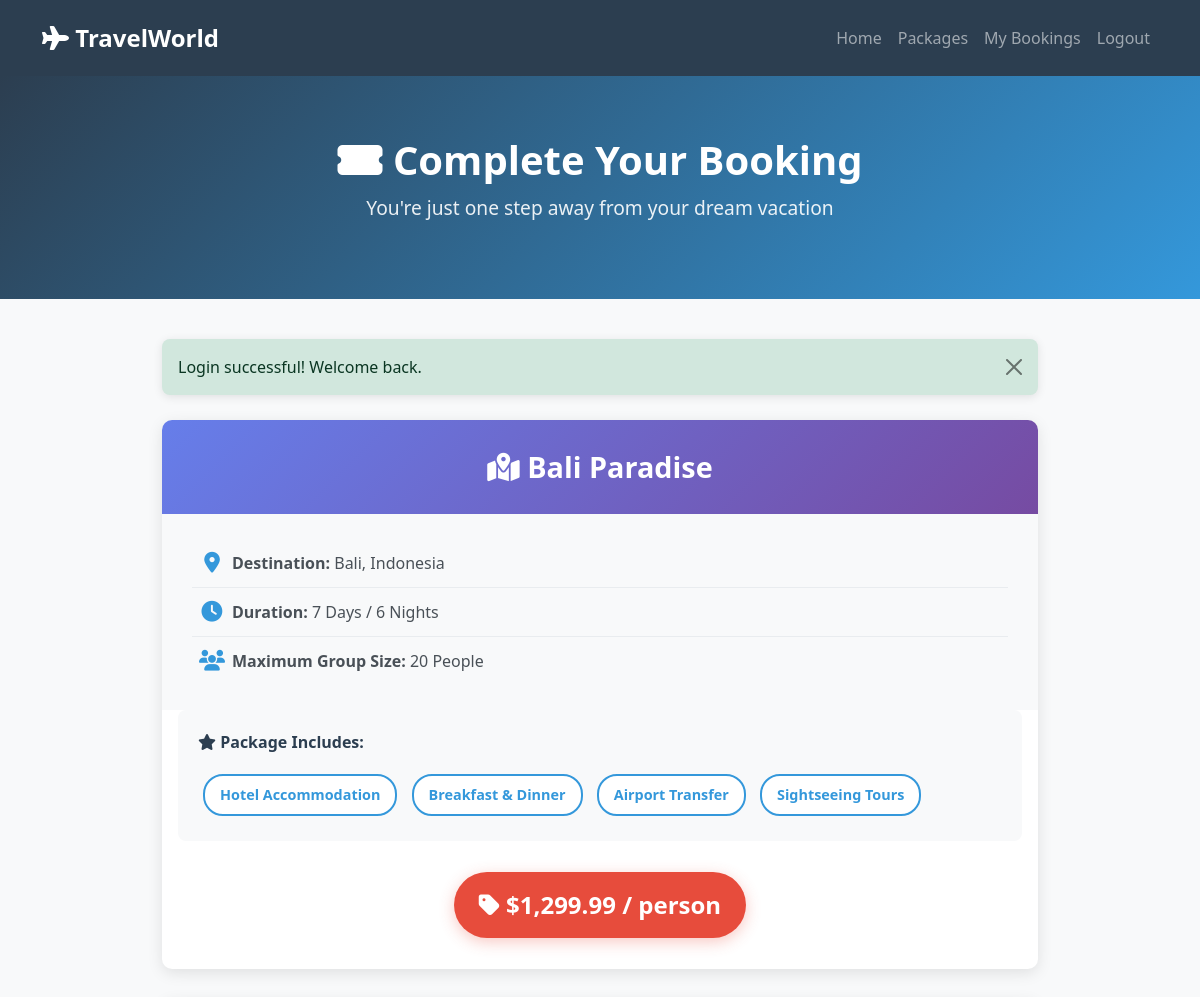
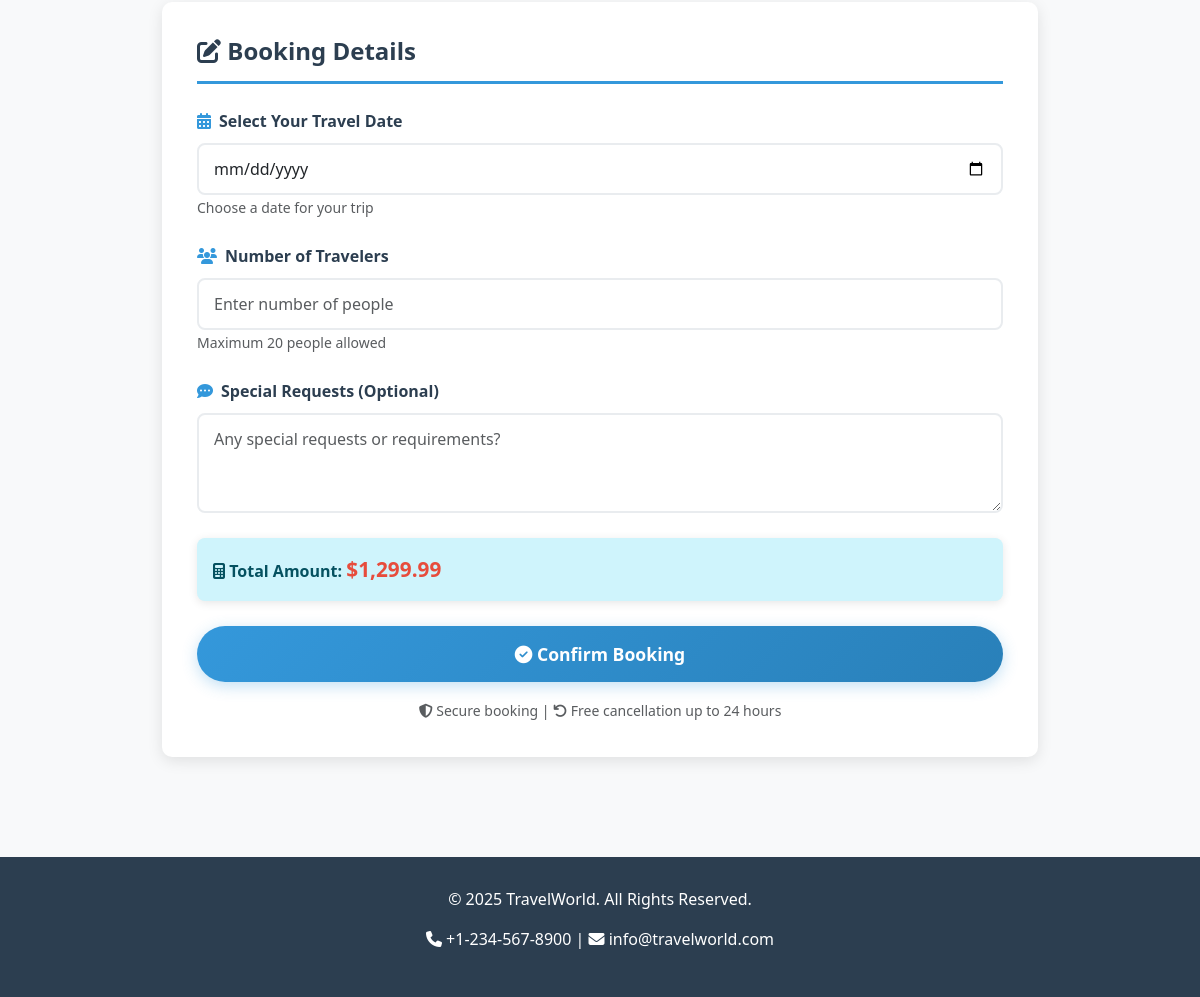
Page /book-now.php?id=1 (signed in) on the committed database (2 pictures, top to bottom).
### tables this page shows
CREATE TABLE `tour_packages` (
  `id` int(11) NOT NULL,
  `package_name` varchar(200) NOT NULL,
  `description` text NOT NULL,
  `destination` varchar(100) NOT NULL,
  `duration` varchar(50) NOT NULL,
  `price` decimal(10,2) NOT NULL,
  `max_people` int(11) NOT NULL,
  `image` varchar(255) DEFAULT NULL,
  `features` text DEFAULT NULL,
  `status` enum('active','inactive') DEFAULT 'active',
  `created_at` timestamp NOT NULL DEFAULT current_timestamp()
);

### book-now.php (the view, shortened to what this page needs)
<?php
require_once 'functions.php';
$package = getPackageById($_GET['id']);
?>
<!DOCTYPE html>
<html lang="en">
<head>
    <link href="https://cdn.jsdelivr.net/npm/bootstrap@5.3.0/dist/css/bootstrap.min.css" rel="stylesheet">
    <link rel="stylesheet" href="https://cdnjs.cloudflare.com/ajax/libs/font-awesome/6.4.0/css/all.min.css">
</head>
<body>
    <nav class="navbar navbar-expand-lg navbar-dark">
        <div class="container">
            <a class="navbar-brand" href="index.php">
                <i class="fas fa-plane"></i> TravelWorld
            </a>
            <div class="collapse navbar-collapse" id="navbarNav">
                <ul class="navbar-nav ms-auto">
                    <li class="nav-item"><a class="nav-link" href="index.php">Home</a></li>
                    <li class="nav-item"><a class="nav-link" href="packages.php">Packages</a></li>
                    <li class="nav-item"><a class="nav-link" href="my-bookings.php">My Bookings</a></li>
                    <li class="nav-item"><a class="nav-link" href="logout.php">Logout</a></li>
                </ul>
            </div>
        </div>
    </nav>
    <div class="hero-section">
        <div class="container">
            <h1><i class="fas fa-ticket-alt"></i> Complete Your Booking</h1>
            <p>You're just one step away from your dream vacation</p>
        </div>
    </div>
    <div class="container booking-container">
        <div class="package-info-card">
            <div class="package-header">
                <h3><i class="fas fa-map-marked-alt"></i> <?= htmlspecialchars($package['package_name']); ?></h3>
            </div>
            <div class="package-details">
                <div class="detail-item">
                    <i class="fas fa-map-marker-alt"></i>
                    <span><strong>Destination:</strong> <?= htmlspecialchars($package['destination']); ?></span>
                </div>
                <div class="detail-item">
                    <i class="fas fa-clock"></i>
                    <span><strong>Duration:</strong> <?= htmlspecialchars($package['duration']); ?></span>
                </div>
                <div class="detail-item">
                    <i class="fas fa-users"></i>
                    <span><strong>Maximum Group Size:</strong> <?= htmlspecialchars($package['max_people']); ?> People</span>
                </div>
            </div>
            <?php if(!empty($package['features'])): ?>
            <div class="features-section mx-3 mb-3">
                <div class="features-title"><i class="fas fa-star"></i> Package Includes:</div>
                <?php
                $features = explode(',', $package['features']);
                foreach($features as $feature):
                ?>
                    <span class="feature-badge"><?= htmlspecialchars(trim($feature)); ?></span>
                <?php endforeach; ?>
            </div>
            <?php endif; ?>
            <div class="text-center pb-3">
                <div class="price-display">
                    <i class="fas fa-tag"></i> <?= formatCurrency($package['price']); ?> / person
                </div>
            </div>
        </div>
        <div class="booking-form-card">
            <h2 class="form-section-title">
                <i class="fas fa-edit"></i> Booking Details
            </h2>
            <form method="POST" action="">
                <div class="form-group">
                    <label class="form-label">
                        <i class="fas fa-calendar-alt"></i>
                        Select Your Travel Date
                    </label>
                    <input
                        type="date"
                        name="travel_date"
                        class="form-control"
                        required
                        min="<?= date('Y-m-d'); ?>"
                    >
                    <small class="text-muted">Choose a date for your trip</small>
                </div>
                <div class="form-group">
                    <label class="form-label">
                        <i class="fas fa-users"></i>
                        Number of Travelers
                    </label>
                    <input
                        type="number"
                        name="people"
                        class="form-control"
                        required
                        min="1"
                        max="<?= $package['max_people']; ?>"
                        placeholder="Enter number of people"
                        id="people"
                        onchange="updateTotal()"
                    >
                    <small class="text-muted">Maximum <?= $package['max_people']; ?> people allowed</small>
                </div>
                <div class="form-group">
                    <label class="form-label">
                        <i class="fas fa-comment-dots"></i>
                        Special Requests (Optional)
                    </label>
                    <textarea
                        name="special_requests"
                        class="form-control"
                        rows="3"
                        placeholder="Any special requests or requirements?"
                    ></textarea>
                </div>
                <div class="alert alert-info">
                    <strong><i class="fas fa-calculator"></i> Total Amount:</strong>
                    <span id="totalAmount" style="font-size: 1.3rem; font-weight: bold; color: var(--accent-color);">
                        <?= formatCurrency($package['price']); ?>
                    </span>
                </div>
                <div class="text-center mt-4">
                    <button type="submit" class="btn-book">
                        <i class="fas fa-check-circle"></i> Confirm Booking
                    </button>
                </div>
                <div class="text-center mt-3">
                    <small class="text-muted">
                        <i class="fas fa-shield-alt"></i> Secure booking |
                        <i class="fas fa-undo"></i> Free cancellation up to 24 hours
                    </small>
                </div>
            </form>
        </div>
    </div>
    <footer class="text-center">
        <div class="container">
            <p>&copy; 2025 TravelWorld. All Rights Reserved.</p>
            <p>
                <i class="fas fa-phone"></i> +1-234-567-8900 |
                <i class="fas fa-envelope"></i> info@travelworld.com
            </p>
        </div>
    </footer>
</body>
</html>

### book-now.php (style rules this page uses)
:root { --primary-color: #2c3e50; --secondary-color: #3498db; --accent-color: #e74c3c; }
body { font-family: 'Segoe UI', Tahoma, Geneva, Verdana, sans-serif; background: #f8f9fa; }
.navbar { background-color: var(--primary-color) !important; padding: 15px 0; }
.navbar-brand { font-size: 1.5rem; font-weight: bold; }
.hero-section { background: linear-gradient(135deg, var(--primary-color), var(--secondary-color)); color: white; padding: 60px 0; text-align: center; margin-bottom: 40px; }
.hero-section h1 { font-size: 2.5rem; font-weight: bold; margin-bottom: 10px; }
.hero-section p { font-size: 1.2rem; opacity: 0.9; }
.booking-container { max-width: 900px; margin: 0 auto; padding-bottom: 50px; }
.package-info-card { background: white; border: none; box-shadow: 0 4px 15px rgba(0,0,0,0.1); border-radius: 10px; margin-bottom: 30px; overflow: hidden; }
.package-header { background: linear-gradient(135deg, #667eea 0%, #764ba2 100%); color: white; padding: 30px; text-align: center; }
.package-header h3 { font-size: 1.8rem; font-weight: bold; margin: 0; }
.package-details { padding: 25px 30px; background: #f8f9fa; }
.detail-item { display: flex; align-items: center; padding: 12px 0; border-bottom: 1px solid #e9ecef; }
.detail-item:last-child { border-bottom: none; }
.detail-item i { font-size: 1.3rem; color: var(--secondary-color); width: 40px; text-align: center; }
.detail-item span { font-size: 1rem; color: #495057; }
.booking-form-card { background: white; border: none; box-shadow: 0 4px 15px rgba(0,0,0,0.1); border-radius: 10px; padding: 35px; }
.form-section-title { font-size: 1.5rem; font-weight: bold; color: var(--primary-color); margin-bottom: 25px; padding-bottom: 15px; border-bottom: 3px solid var(--secondary-color); }
.form-group { margin-bottom: 25px; }
.form-label { font-weight: 600; color: var(--primary-color); margin-bottom: 10px; display: flex; align-items: center; gap: 8px; }
.form-label i { color: var(--secondary-color); }
.form-control { border: 2px solid #e9ecef; border-radius: 8px; padding: 12px 15px; font-size: 1rem; transition: all 0.3s ease; }
.btn-book { background: linear-gradient(135deg, var(--secondary-color), #2980b9); border: none; padding: 15px 40px; font-size: 1.1rem; font-weight: bold; border-radius: 50px; color: white; width: 100%; transition: all 0.3s ease; box-shadow: 0 4px 15px rgba(52, 152, 219, 0.3); }
.features-section { background: #f8f9fa; padding: 20px; border-radius: 8px; margin-bottom: 25px; }
.features-title { font-size: 1rem; font-weight: 600; color: var(--primary-color); margin-bottom: 15px; }
.feature-badge { background: white; border: 2px solid var(--secondary-color); color: var(--secondary-color); padding: 8px 15px; border-radius: 20px; font-size: 0.9rem; font-weight: 600; margin: 5px; display: inline-block; }
.price-display { background: var(--accent-color); color: white; padding: 15px 25px; border-radius: 50px; font-size: 1.5rem; font-weight: bold; display: inline-block; margin: 15px 0; box-shadow: 0 4px 15px rgba(231, 76, 60, 0.3); }
footer { background-color: var(--primary-color); color: white; padding: 30px 0; margin-top: 50px; }
.alert { border-radius: 8px; border: none; box-shadow: 0 2px 10px rgba(0,0,0,0.1); margin-bottom: 25px; }

### rows in the picture
tour_packages: package_name "Bali Paradise", destination "Bali, Indonesia", duration "7 Days / 6 Nights", max_people "20", features "Hotel Accommodation", features "Breakfast & Dinner", features "Airport Transfer", features "Sightseeing Tours", price "$1,299.99"

### other values in the picture
$alert['message'] "Login successful! Welcome back."
